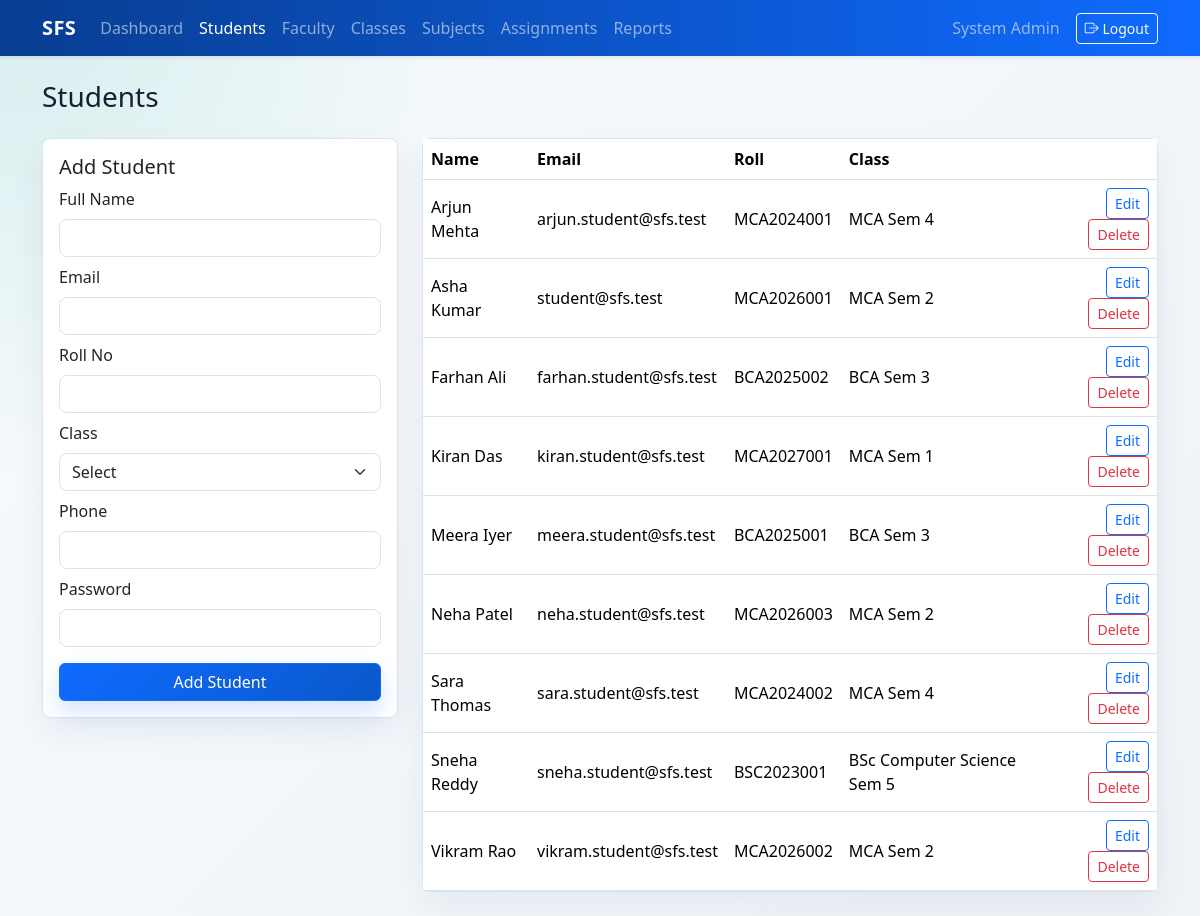
The app's page /admin/students.php (signed in) with its own data.
### tables this page shows
CREATE TABLE students (
    id INT UNSIGNED AUTO_INCREMENT PRIMARY KEY,
    user_id INT UNSIGNED NOT NULL UNIQUE,
    class_id INT UNSIGNED NOT NULL,
    roll_no VARCHAR(40) NOT NULL UNIQUE,
    full_name VARCHAR(120) NOT NULL,
    phone VARCHAR(20),
    created_at TIMESTAMP DEFAULT CURRENT_TIMESTAMP,
    FOREIGN KEY (user_id) REFERENCES users(id) ON DELETE CASCADE,
    FOREIGN KEY (class_id) REFERENCES classes(id) ON DELETE RESTRICT,
    INDEX idx_students_class (class_id)
);

CREATE TABLE users (
    id INT UNSIGNED AUTO_INCREMENT PRIMARY KEY,
    name VARCHAR(120) NOT NULL,
    email VARCHAR(160) NOT NULL UNIQUE,
    password VARCHAR(255) NOT NULL,
    role ENUM('admin','student','faculty') NOT NULL,
    status ENUM('active','inactive') NOT NULL DEFAULT 'active',
    created_at TIMESTAMP DEFAULT CURRENT_TIMESTAMP,
    updated_at TIMESTAMP DEFAULT CURRENT_TIMESTAMP ON UPDATE CURRENT_TIMESTAMP,
    INDEX idx_users_role (role),
    INDEX idx_users_status (status)
);

CREATE TABLE classes (
    id INT UNSIGNED AUTO_INCREMENT PRIMARY KEY,
    class_name VARCHAR(100) NOT NULL,
    semester TINYINT UNSIGNED NOT NULL,
    academic_year VARCHAR(20) NOT NULL,
    created_at TIMESTAMP DEFAULT CURRENT_TIMESTAMP,
    UNIQUE KEY uq_class_sem_year (class_name, semester, academic_year),
    INDEX idx_classes_semester (semester),
    CHECK (semester BETWEEN 1 AND 10)
);

### includes/functions.php (called while the page is built, shortened)
<?php
function e(?string $value): string
{
    return htmlspecialchars((string) $value, ENT_QUOTES, 'UTF-8');
}

### admin/students.php (the view, shortened to what this page needs)
<?php
require_once __DIR__ . '/../includes/auth.php';
$edit = null;
$students = $pdo->query('SELECT st.*, u.email, c.class_name, c.semester FROM students st JOIN users u ON u.id = st.user_id JOIN classes c ON c.id = st.class_id ORDER BY st.full_name')->fetchAll();
require_once __DIR__ . '/../includes/header.php';
?>
<h1 class="h3 mb-4">Students</h1>
<div class="row g-4">
    <div class="col-lg-4">
        <div class="card"><div class="card-body">
            <h2 class="h5"><?= $edit ? 'Edit Student' : 'Add Student' ?></h2>
            <form method="post">
                <div class="mb-2"><label class="form-label">Full Name</label><input class="form-control" name="name" required value="<?= e($edit['full_name'] ?? '') ?>"></div>
                <div class="mb-2"><label class="form-label">Email</label><input class="form-control" type="email" name="email" required value="<?= e($edit['email'] ?? '') ?>"></div>
                <div class="mb-2"><label class="form-label">Roll No</label><input class="form-control" name="roll_no" required value="<?= e($edit['roll_no'] ?? '') ?>"></div>
                <div class="mb-2"><label class="form-label">Class</label><select class="form-select" name="class_id" required><option value="">Select</option></select></div>
                <div class="mb-2"><label class="form-label">Phone</label><input class="form-control" name="phone" value="<?= e($edit['phone'] ?? '') ?>"></div>
                <div class="mb-3"><label class="form-label">Password <?= $edit ? '(blank to keep)' : '' ?></label><input class="form-control" type="password" name="password" <?= $edit ? '' : 'required' ?>></div>
                <button class="btn btn-primary w-100"><?= $edit ? 'Update' : 'Add' ?> Student</button>
            </form>
        </div></div>
    </div>
    <div class="col-lg-8">
        <div class="card"><div class="table-responsive"><table class="table mb-0">
            <thead><tr><th>Name</th><th>Email</th><th>Roll</th><th>Class</th><th></th></tr></thead>
            <tbody><?php foreach ($students as $s): ?><tr><td><?= e($s['full_name']) ?></td><td><?= e($s['email']) ?></td><td><?= e($s['roll_no']) ?></td><td><?= e($s['class_name'] . ' Sem ' . $s['semester']) ?></td><td class="text-end"><a class="btn btn-sm btn-outline-primary" href="?edit=<?= $s['id'] ?>">Edit</a><form class="d-inline" method="post" data-confirm="Delete this student?"><?= csrf_field() ?><input type="hidden" name="action" value="delete"><input type="hidden" name="id" value="<?= $s['id'] ?>"><button class="btn btn-sm btn-outline-danger">Delete</button></form></td></tr><?php endforeach; ?></tbody>
        </table></div></div>
    </div>
</div>
<?php require_once __DIR__ . '/../includes/footer.php'; ?>

### assets/css/style.css (style rules this page uses)
:root { --sfs-bg: #eef3f8; --sfs-border: #dbe3ef; --sfs-primary: #0f6bff; --sfs-primary-dark: #083d91; --sfs-accent: #16a085; --sfs-ink: #172033; --sfs-muted: #667085; }
body { background: radial-gradient(circle at top left, rgba(22, 160, 133, .14), transparent 30rem), linear-gradient(135deg, #f7fbff 0%, var(--sfs-bg) 100%); color: var(--sfs-ink); min-height: 100vh; }
.btn-primary { background: linear-gradient(135deg, var(--sfs-primary), #0a58ca); border-color: var(--sfs-primary); box-shadow: 0 10px 22px rgba(15, 107, 255, .18); }
.card { border: 1px solid var(--sfs-border); border-radius: 8px; box-shadow: 0 14px 35px rgba(23, 32, 51, .06); }
.table td, .table th { vertical-align: middle; }
.form-control, .form-select { border-color: var(--sfs-border); border-radius: 8px; }

### records on screen
students: full_name "Arjun Mehta", user.email "arjun.student@sfs.test", roll_no "MCA2024001", class.semester "MCA Sem 4"
students: full_name "Asha Kumar", user.email "student@sfs.test", roll_no "MCA2026001", class.semester "MCA Sem 2"
students: full_name "Farhan Ali", user.email "farhan.student@sfs.test", roll_no "BCA2025002", class.semester "BCA Sem 3"
students: full_name "Kiran Das", user.email "kiran.student@sfs.test", roll_no "MCA2027001", class.semester "MCA Sem 1"
students: full_name "Meera Iyer", user.email "meera.student@sfs.test", roll_no "BCA2025001", class.semester "BCA Sem 3"
students: full_name "Neha Patel", user.email "neha.student@sfs.test", roll_no "MCA2026003", class.semester "MCA Sem 2"
students: full_name "Sara Thomas", user.email "sara.student@sfs.test", roll_no "MCA2024002", class.semester "MCA Sem 4"
students: full_name "Sneha Reddy", user.email "sneha.student@sfs.test", roll_no "BSC2023001", class.semester "BSc Computer Science Sem 5"
students: full_name "Vikram Rao", user.email "vikram.student@sfs.test", roll_no "MCA2026002", class.semester "MCA Sem 2"

### other values on screen
$user['name'] "System Admin"
